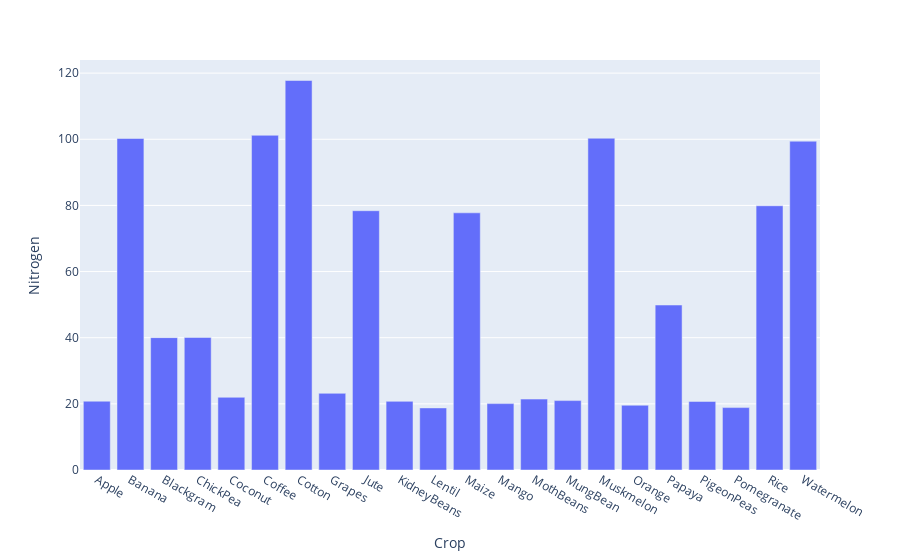

The notebook cell this image was saved under:
### Code cell
fig1 = px.bar(crop_summary_new, x='Crop', y='Nitrogen')
fig1.show()

### Figure 1 — Plotly figure (JSON) as saved in the notebook; plotly's stock layout.template omitted (floating-point values rounded to 4 significant figures)
{"data": [{"hovertemplate": "Crop=%{x}<br>Nitrogen=%{y}<extra></extra>", "legendgroup": "", "marker": {"color": "#636efa", "pattern": {"shape": ""}}, "name": "", "orientation": "v", "showlegend": false, "textposition": "auto", "type": "bar", "x": ["Apple", "Banana", "Blackgram", "ChickPea", "Coconut", "Coffee", "Cotton", "Grapes", "Jute", "KidneyBeans", "Lentil", "Maize", "Mango", "MothBeans", "MungBean", "Muskmelon", "Orange", "Papaya", "PigeonPeas", "Pomegranate", "Rice", "Watermelon"], "xaxis": "x", "y": [20.8, 100.2, 40.02, 40.09, 21.98, 101.2, 117.8, 23.18, 78.4, 20.75, 18.77, 77.76, 20.07, 21.44, 20.99, 100.3, 19.58, 49.88, 20.73, 18.87, 79.89, 99.42], "yaxis": "y"}], "layout": {"barmode": "relative", "legend": {"tracegroupgap": 0}, "margin": {"t": 60}, "xaxis": {"anchor": "y", "domain": [0, 1], "title": {"text": "Crop"}}, "yaxis": {"anchor": "x", "domain": [0, 1], "title": {"text": "Nitrogen"}}}}
